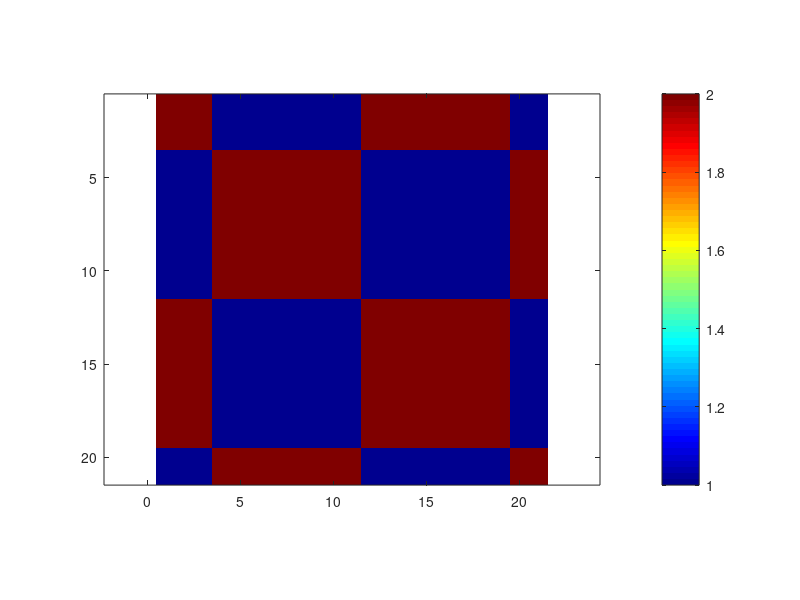
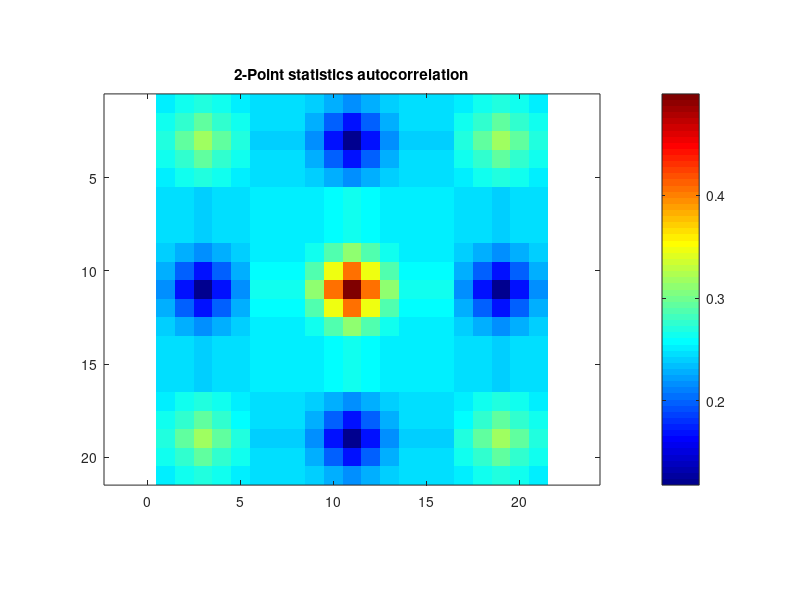
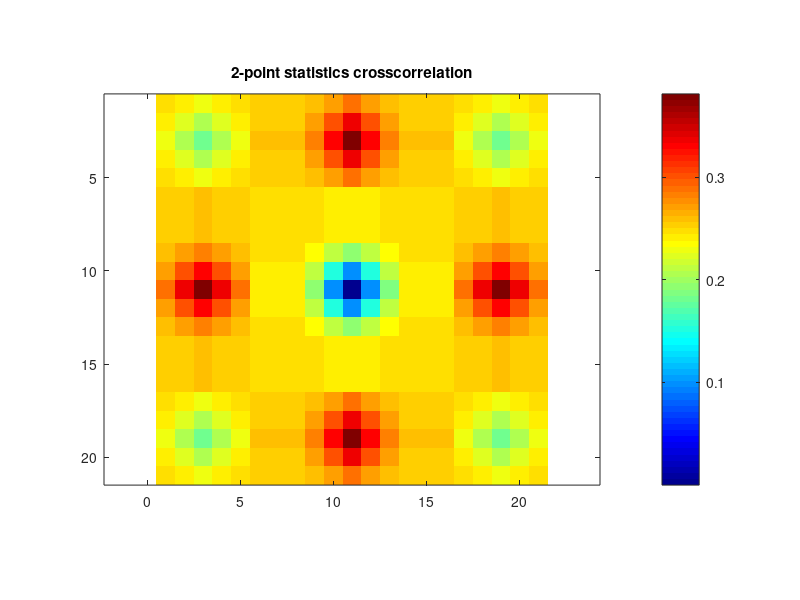

Write the MATLAB code that produced these figures, in order.
% This is a general test code for trivial two-point statistics.
% The code first generates a trial microstructure given an assigned
% number of total local states and the number of elements per side 
% length (the code currently only works for 2-D microstructures).
% Then, two point statistics are performed for an autocorrelation
% and a crosscorrelation. The original microstructure, the 
% autocorrelation and the crosscorrelation are each plotted
% separately.

% Noah Paulson, September 16, 2014

close all

%% Microstructure Generation and Plotting

% H: number of local states
H = 2;

% el: side length of square
el = 21;

% S: the total number of spatial bins
S = el^2;

% select 0 for quilted microstructure or 1 for random microstructure
quilted_microstructure = 1;

if quilted_microstructure == 1
	% 'quilted' microstructure
	ms = zeros(el,el);
	for ii = 1:el
		for jj = 1:el
			inter = cos((2.5*ii)/(2*pi()))*cos((2.5*jj)/(2*pi()));
			ms(ii,jj) = round(1+(H-1)*(0.5 + 0.5*inter));
		end
	end
else
	% randomly generated microstructure    
	ms = round(1 + (H-1)*rand(el,el));
	% save('ms','ms')
	% mean(ms(:))
end

% plot the microstructure function
figure(1)
image(ms,'CDataMapping','scaled')
colormap('jet')
axis equal 
axis tight
colorbar

%% Calculate the microstructure function

% the real space microstructure function
msf = zeros(el,el,H);

for h = 1:H
    msf(:,:,h) = (ms == h);
end

% FFT frequency space microstructure function
MSF = fft2(msf);

%% 2-pt statistics autocorrelation

% 2-pt statistics autocorrelation for phase 1 in fft space
TPS_auto = (1 / (el^2)) .* abs(MSF(:,:,1)).^2;

% 2-pt statistics autocorrelation for phase 1 in real space
tps_auto = real(ifft2(TPS_auto));

% plot the autocorrelation

% center the autocorrelation for viewing
shi = floor(0.5*el);
% tps_auto_cen =  circshift(circshift(tps_auto,[shi,0]),[0,shi]); %Matlab 2013b version
tps_auto_cen =  circshift(circshift(tps_auto,shi,1),shi,2); %Matlab 2014b version

figure(2)
image(tps_auto_cen,'CDataMapping','scaled')
colormap('jet')
axis equal 
axis tight
title('2-Point statistics autocorrelation')
colorbar


%% 2-pt statistics crosscorrelation

% 2-pt statistics crosscorrelation for phase 1 in fft space
pha1 = 1;
pha2 = 2;
P1 = abs(MSF(:,:,pha1)) .* exp(-1i * angle(MSF(:,:,pha1)));
P2 = abs(MSF(:,:,pha2)) .* exp(1i * angle(MSF(:,:,pha2)));

TPS_cross = (1 / (el^2)) .* P1 .* P2;

% 2-pt statistics crosscorrelation for phase 1 in real space
tps_cross = real(ifft2(TPS_cross));

% plot the crosscorrelation

% center the crosscorrelation for viewing
shi = floor(0.5*el);
% tps_cross_cen =  circshift(circshift(tps_cross,[shi,0]),[0,shi]); %Matlab 2013b version
tps_cross_cen =  circshift(circshift(tps_cross,shi,1),shi,2); %Matlab 2014b version

figure(3)
image(tps_cross_cen,'CDataMapping','scaled')
colormap('jet')
axis equal 
axis tight
title('2-point statistics crosscorrelation')
colorbar
